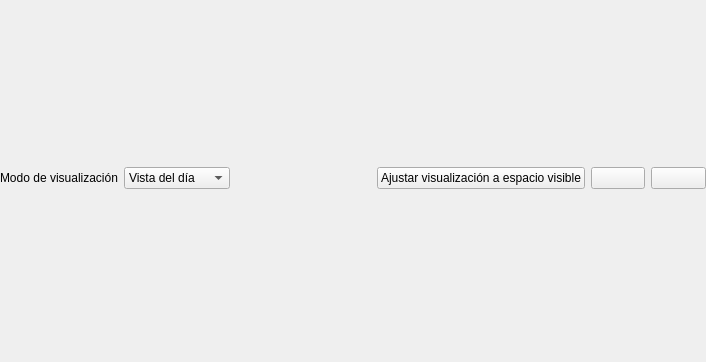
<?xml version="1.0" encoding="UTF-8"?>
<ui version="4.0">
 <class>DBFullScheduleView</class>
 <widget class="QWidget" name="DBFullScheduleView">
  <property name="geometry">
   <rect>
    <x>0</x>
    <y>0</y>
    <width>706</width>
    <height>362</height>
   </rect>
  </property>
  <property name="windowTitle">
   <string>Form</string>
  </property>
  <layout class="QVBoxLayout" name="verticalLayout">
   <property name="margin">
    <number>0</number>
   </property>
   <item>
    <layout class="QHBoxLayout" name="horizontalLayout">
     <item>
      <widget class="QLabel" name="lblMode">
       <property name="text">
        <string>Modo de visualización</string>
       </property>
      </widget>
     </item>
     <item>
      <widget class="QComboBox" name="cbMode">
       <property name="focusPolicy">
        <enum>Qt::TabFocus</enum>
       </property>
       <item>
        <property name="text">
         <string>Vista del día</string>
        </property>
       </item>
       <item>
        <property name="text">
         <string>Vista semanal</string>
        </property>
       </item>
       <item>
        <property name="text">
         <string>Vista mensual</string>
        </property>
       </item>
      </widget>
     </item>
     <item>
      <spacer name="horizontalSpacer">
       <property name="sizeHint" stdset="0">
        <size>
         <width>40</width>
         <height>20</height>
        </size>
       </property>
      </spacer>
     </item>
     <item>
      <widget class="QLabel" name="lblDate">
       <property name="font">
        <font>
         <weight>75</weight>
         <bold>true</bold>
        </font>
       </property>
       <property name="text">
        <string/>
       </property>
       <property name="alignment">
        <set>Qt::AlignCenter</set>
       </property>
      </widget>
     </item>
     <item>
      <spacer name="horizontalSpacer_2">
       <property name="sizeHint" stdset="0">
        <size>
         <width>40</width>
         <height>20</height>
        </size>
       </property>
      </spacer>
     </item>
     <item>
      <widget class="QPushButton" name="pbAdjust">
       <property name="text">
        <string>Ajustar visualización a espacio visible</string>
       </property>
       <property name="icon">
        <iconset resource="../resources/resources.qrc">
         <normaloff>:/generales/images/edit_resizelines.png</normaloff>:/generales/images/edit_resizelines.png</iconset>
       </property>
       <property name="checkable">
        <bool>true</bool>
       </property>
      </widget>
     </item>
     <item>
      <widget class="QPushButton" name="pbPrevious">
       <property name="focusPolicy">
        <enum>Qt::TabFocus</enum>
       </property>
       <property name="text">
        <string/>
       </property>
       <property name="icon">
        <iconset resource="../resources/resources.qrc">
         <normaloff>:/actions/actions/previous.png</normaloff>:/actions/actions/previous.png</iconset>
       </property>
      </widget>
     </item>
     <item>
      <widget class="QPushButton" name="pbNext">
       <property name="focusPolicy">
        <enum>Qt::TabFocus</enum>
       </property>
       <property name="text">
        <string/>
       </property>
       <property name="icon">
        <iconset resource="../resources/resources.qrc">
         <normaloff>:/actions/actions/next.png</normaloff>:/actions/actions/next.png</iconset>
       </property>
      </widget>
     </item>
    </layout>
   </item>
   <item>
    <widget class="DBScheduleView" name="dbScheduleView">
     <property name="focusPolicy">
      <enum>Qt::TabFocus</enum>
     </property>
    </widget>
   </item>
  </layout>
 </widget>
 <customwidgets>
  <customwidget>
   <class>DBScheduleView</class>
   <extends>QFrame</extends>
   <header>widgets/dbscheduleview.h</header>
  </customwidget>
 </customwidgets>
 <tabstops>
  <tabstop>cbMode</tabstop>
  <tabstop>pbPrevious</tabstop>
  <tabstop>pbNext</tabstop>
  <tabstop>dbScheduleView</tabstop>
 </tabstops>
 <resources>
  <include location="../resources/resources.qrc"/>
  <include location="../resources/resources.qrc"/>
 </resources>
 <connections/>
</ui>
